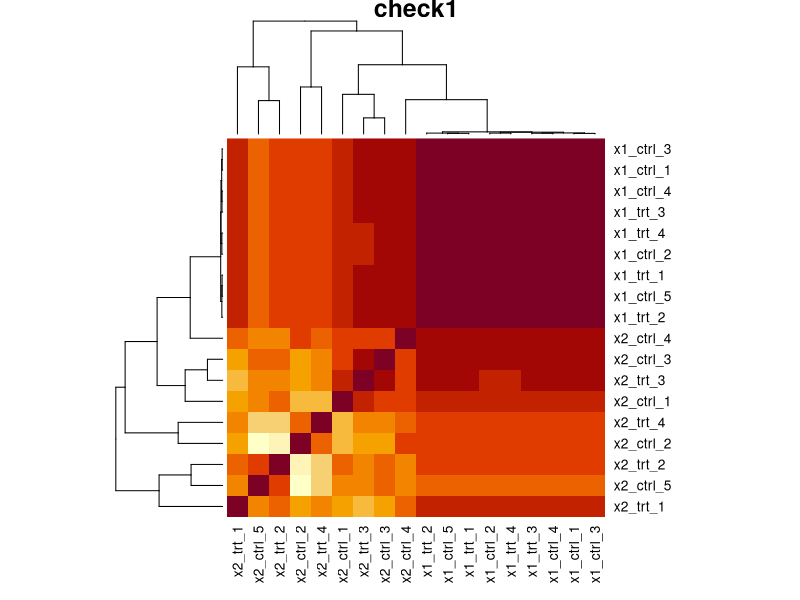
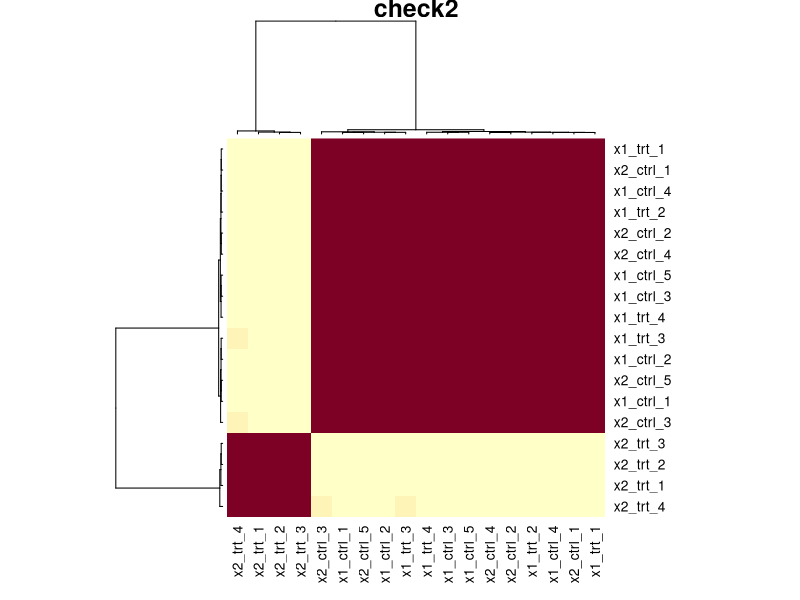
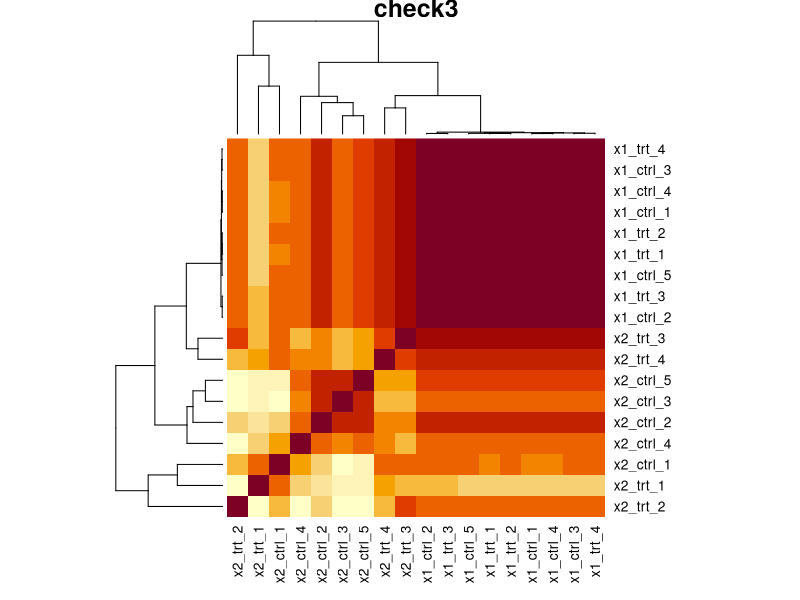

Write the R code that produced these figures, in order. (Note: this script raises an error after producing the figures.)
library(edgeR)
library(tidyverse)
library(parallel)

#a is orig expression data
a<-read.table("start_data/ERR2539161/ERR2539161.se.tsv")

########################################
# simulate some gene exression data
########################################
#inputs=(a,N_REPS,SUM_COUNT,
simrna<-function(a,N_REPS,SUM_COUNT,VARIANCE,FRAC_DE,FC) {
#N_REPS=5 ; SUM_COUNT=10000000 ; VARIANCE=0.1 ; FRAC_DE=0.1 ; FC=3
df = NULL
for (k in paste0("data",1:(N_REPS*2)))  {
        b<-thinCounts(a,target.size=SUM_COUNT)
        colnames(b)=k
        df = cbind(df,b)
     }
#Number of differential genes
NDIF=round(nrow(df)*FRAC_DE)

if (VARIANCE>0) {
  #create some random values centred around 1 with some% error
  rand<-matrix(log2(rnorm(nrow(a)*N_REPS*2 , 2, VARIANCE)),ncol=N_REPS*2)
  #incorporate the noise
  df<-round(df*rand)
  #set any negative counts to zero
  df<-apply(df, 2, function(x) {ifelse(x < 0, 0, x)})
} 

if (NDIF>0) {
  message("prep fold changes")
  #Make even
  if ( NDIF%%2==1 ) { print("odd") ; NDIF=NDIF-1 }
  #sample DE genes
  DE_LIST<-sample(rownames(df) , NDIF)
  #split list in half
  UP_DE<-sample(DE_LIST,length(DE_LIST)/2)
  DN_DE<-setdiff(DE_LIST,UP_DE)
  #reformat as df and add fold change
  UP_DE<-as.data.frame(UP_DE)
  UP_DE$V1<-2^FC
  colnames(UP_DE)=c("Gene","FC")
  DN_DE<-as.data.frame(DN_DE)
  DN_DE$V1<-2^-FC
  colnames(DN_DE)=c("Gene","FC")
  ALL_DE<-rbind(DN_DE,UP_DE)
  #Go back to list for downstream work
  UP_DE<-UP_DE$Gene
  DN_DE<-DN_DE$Gene
  message("incorporate changes")
  df2<-merge(df,ALL_DE,by.x=0,by.y="Gene",all.x=T)
  df2[is.na(df2)] <- 1
  rownames(df2)<-df2$Row.names
  df2$Row.names=NULL
} else {
  df2<-as.data.frame( df )
  df2$FC<- 1
  UP_DE=NULL
  DN_DE=NULL
}
ODD_COLS=(2:(ncol(df2)-1))[c(TRUE,FALSE)]
EVEN_COLS=(2:(ncol(df2)-1))[c(FALSE,TRUE)]
controls<-df2[,ODD_COLS]
colnames(controls)=paste0( "ctrl_" ,1:ncol(controls) )
treatments<-round(df2[,EVEN_COLS]*df2$FC)
colnames(treatments)=paste0( "trt_" ,1:ncol(treatments) )
x<-cbind(controls,treatments)
rownames(x)=rownames(df2)
#filter out genes that are not expressed
x<- x[which(rowSums(x)/ncol(x)>10),]
UP_DE<-intersect(UP_DE,rownames(x))
DN_DE<-intersect(DN_DE,rownames(x))
xx <- list("x" = x, "UP_DE" = UP_DE, "DN_DE" = DN_DE )

xx
}
#simrna(a,N_REPS,SUM_COUNT,VARIANCE,FRAC_DE,FC)
#working examples
#xx<-simrna(a,5,10000000,0.2,20)  
#xxx<-lapply(list(a,a,a), simrna, 5, 10000000, 0.2, 20)
#xxx<-replicate(2,simrna(a,5,10000000,0.2,20))

#Thanks Gray Calhoun gcalhoun@iastate.edu for the following function
RepParallel <- function(n, expr, simplify = "array",...) {
      answer <-
        mclapply(integer(n), eval.parent(substitute(function(...) expr)),...)
      if (!identical(simplify, FALSE) && length(answer)) 
        return(simplify2array(answer, higher = (simplify == "array")))
      else return(answer)
    }
#xxx<-RepParallel(10,simrna(a,5,10000000,0.2,20), simplify=F, mc.cores = detectCores() )

#################################################
# define edgeR function
##################################################
edger<-function(y) {
res=NULL
label="simulate"
samplesheet<-as.data.frame(colnames(y))
colnames(samplesheet)="sample"
samplesheet$trt<-as.numeric(grepl("trt",colnames(y)))
design<-model.matrix(~samplesheet$trt)
rownames(design)=samplesheet$sample
y<-y[which(rowSums(y)/ncol(y)>=(10)),]
z<-DGEList(counts=y)
z<-calcNormFactors(z)
z<-estimateDisp(z, design,robust=TRUE,prior.df=1)
fit<-glmFit(z, design)
lrt<-glmLRT(fit)
dge<-as.data.frame(topTags(lrt,n=Inf))
dge$dispersion<-lrt$dispersion
dge<-merge(dge,lrt$fitted.values,by='row.names')
rownames(dge)=dge$Row.names
dge$Row.names=NULL
dge<-merge(dge,z$counts,by='row.names')
dge<-dge[order(dge$PValue),]
dge2<-subset(dge,FDR<0.05)

up_de<-dge2[which(dge2$logFC>1),1]
dn_de<-dge2[which(dge2$logFC<1),1]

res <- list("dge" = dge, "up_de" = up_de, "dn_de" = dn_de)
res
}

##################################
# aggregate script
##################################
agg_edger<-function(a,N_REPS,SUM_COUNT,VARIANCE,FRAC_DE,FC,SIMS) {
#N_REPS=5 ; SUM_COUNT=10000000 ; VARIANCE=0.3 ; FRAC_DE=0.2 ; FC=1 ; SIMS=10
xxx<-RepParallel(SIMS,simrna(a,N_REPS,SUM_COUNT,VARIANCE,FRAC_DE,FC), simplify=F, mc.cores = detectCores() )
dge<-mclapply( sapply(xxx,"[",1) , edger, mc.cores = detectCores() )
ups<-sapply(xxx,"[",2)
dns<-sapply(xxx,"[",3)
ups_edger<-sapply(dge,"[",2)
dns_edger<-sapply(dge,"[",3)
true_pos_up<-as.numeric(mapply( function(x,y) length(intersect(x,y)) , ups ,  ups_edger ))
true_pos_dn<-as.numeric(mapply( function(x,y) length(intersect(x,y)) , dns ,  dns_edger ))
true_pos<-true_pos_up+true_pos_dn
false_pos_up<-as.numeric(mapply( function(x,y) length(setdiff(x,y)) , ups_edger ,  ups ))
false_pos_dn<-as.numeric(mapply( function(x,y) length(setdiff(x,y)) , dns_edger , dns ))
false_pos<-false_pos_up+false_pos_dn
false_neg_up<-as.numeric(mapply( function(x,y) length(setdiff(x,y)) , ups ,  ups_edger ))
false_neg_dn<-as.numeric(mapply( function(x,y) length(setdiff(x,y)) , dns ,  dns_edger ))
false_neg<-false_neg_up+false_neg_dn
nrows<-as.numeric(lapply( sapply(xxx,"[",1 ), nrow))
true_neg<-nrows-(true_pos+false_pos+false_neg)
edger_res<-cbind(true_pos,false_pos,true_neg,false_neg)
edger_res
}
#res1<-agg_edger(a,N_REPS,SUM_COUNT,VARIANCE,FRAC_DE,FC,SIMS)


#sanity checks
pdf(file="sanity_check.pdf")
x1<-simrna(a,5,10000000,0,0,0)
colnames(x1$x)<-paste("x1",colnames(x1$x),sep="_")
x2<-simrna(a,5,10000000,1,0,0)
colnames(x2$x)<-paste("x2",colnames(x2$x),sep="_")
xx<-merge(x1$x,x2$x,by=0)
heatmap(cor(xx[,2:ncol(xx)]),scale="none",main="check1")

x1<-simrna(a,5,10000000,0,0,0)
colnames(x1$x)<-paste("x1",colnames(x1$x),sep="_")
x2<-simrna(a,5,10000000,0,0.1,1)
colnames(x2$x)<-paste("x2",colnames(x2$x),sep="_")
xx<-merge(x1$x,x2$x,by=0)
heatmap(cor(xx[,2:ncol(xx)]),scale="none",main="check2")

x1<-simrna(a,5,10000000,0,0,0)
colnames(x1$x)<-paste("x1",colnames(x1$x),sep="_")
x2<-simrna(a,5,10000000,1,0.1,1)
colnames(x2$x)<-paste("x2",colnames(x2$x),sep="_")
xx<-merge(x1$x,x2$x,by=0)
heatmap(cor(xx[,2:ncol(xx)]),scale="none",main="check3")
dev.off()

###############################################
# 10M reads
###############################################
# No DE just adding noise
res0<-agg_edger(a,5,10000000,0,   0,0,10)
res1<-agg_edger(a,5,10000000,0.2, 0,0,10)
res2<-agg_edger(a,5,10000000,0.4, 0,0,10)
res3<-agg_edger(a,5,10000000,0.6, 0,0,10)
res4<-agg_edger(a,5,10000000,0.8, 0,0,10)
res5<-agg_edger(a,5,10000000,1,   0,0,10)
res6<-agg_edger(a,5,10000000,1.5, 0,0,10)
res7<-agg_edger(a,5,10000000,2,   0,0,10)
res <- list("v0"=res0,"v0.2"=res1,"v0.4"=res2,"v0.6"=res3,"v0.8"=res4,"v1"=res5,"v1.5"=res6,"v2"=res7)
#lapply( res_0de , colMeans)
smm<-t(matrix(unlist(lapply( res , colMeans)),nrow=4))
colnames(smm)=c("true_pos","false_pos","true_neg","false_neg")
rownames(smm)=c("v0","v0.2","v0.4","v0.6","v0.8","v1","v1.5","v2")
smm<-as.data.frame(smm)
smm$p<-smm$true_pos/(smm$true_pos+smm$false_pos)
smm$r<-smm$true_pos/(smm$true_pos+smm$false_neg)
smm$f<-2*smm$p*smm$r/(smm$p+smm$r)
smm_0de<-smm

res0<-agg_edger(a,5,10000000,0,   0.05,1,10)
res1<-agg_edger(a,5,10000000,0.2, 0.05,1,10)
res2<-agg_edger(a,5,10000000,0.4, 0.05,1,10)
res3<-agg_edger(a,5,10000000,0.6, 0.05,1,10)
res4<-agg_edger(a,5,10000000,0.8, 0.05,1,10)
res5<-agg_edger(a,5,10000000,1,   0.05,1,10)
res6<-agg_edger(a,5,10000000,1.5, 0.05,1,10)
res7<-agg_edger(a,5,10000000,2,   0.05,1,10)
res <- list("v0"=res0,"v0.2"=res1,"v0.4"=res2,"v0.6"=res3,"v0.8"=res4,"v1"=res5,"v1.5"=res6,"v2"=res7)
#lapply( res_0de , colMeans)
smm<-t(matrix(unlist(lapply( res , colMeans)),nrow=4))
colnames(smm)=c("true_pos","false_pos","true_neg","false_neg")
rownames(smm)=c("v0","v0.2","v0.4","v0.6","v0.8","v1","v1.5","v2")
smm<-as.data.frame(smm)
smm$p<-smm$true_pos/(smm$true_pos+smm$false_pos)
smm$r<-smm$true_pos/(smm$true_pos+smm$false_neg)
smm$f<-2*smm$p*smm$r/(smm$p+smm$r)
smm_1de<-smm

res0<-agg_edger(a,5,10000000,0,   0.1,1,10)
res1<-agg_edger(a,5,10000000,0.2, 0.1,1,10)
res2<-agg_edger(a,5,10000000,0.4, 0.1,1,10)
res3<-agg_edger(a,5,10000000,0.6, 0.1,1,10)
res4<-agg_edger(a,5,10000000,0.8, 0.1,1,10)
res5<-agg_edger(a,5,10000000,1,   0.1,1,10)
res6<-agg_edger(a,5,10000000,1.5, 0.1,1,10)
res7<-agg_edger(a,5,10000000,2,   0.1,1,10)
res <- list("v0"=res0,"v0.2"=res1,"v0.4"=res2,"v0.6"=res3,"v0.8"=res4,"v1"=res5,"v1.5"=res6,"v2"=res7)
#lapply( res_0de , colMeans)
smm<-t(matrix(unlist(lapply( res , colMeans)),nrow=4))
colnames(smm)=c("true_pos","false_pos","true_neg","false_neg")
rownames(smm)=c("v0","v0.2","v0.4","v0.6","v0.8","v1","v1.5","v2")
smm<-as.data.frame(smm)
smm$p<-smm$true_pos/(smm$true_pos+smm$false_pos)
smm$r<-smm$true_pos/(smm$true_pos+smm$false_neg)
smm$f<-2*smm$p*smm$r/(smm$p+smm$r)
smm_2de<-smm

res0<-agg_edger(a,5,10000000,0,   0.25,1,10)
res1<-agg_edger(a,5,10000000,0.2, 0.25,1,10)
res2<-agg_edger(a,5,10000000,0.4, 0.25,1,10)
res3<-agg_edger(a,5,10000000,0.6, 0.25,1,10)
res4<-agg_edger(a,5,10000000,0.8, 0.25,1,10)
res5<-agg_edger(a,5,10000000,1,   0.25,1,10)
res6<-agg_edger(a,5,10000000,1.5, 0.25,1,10)
res7<-agg_edger(a,5,10000000,2,   0.25,1,10)
res <- list("v0"=res0,"v0.2"=res1,"v0.4"=res2,"v0.6"=res3,"v0.8"=res4,"v1"=res5,"v1.5"=res6,"v2"=res7)
#lapply( res_0de , colMeans)
smm<-t(matrix(unlist(lapply( res , colMeans)),nrow=4))
colnames(smm)=c("true_pos","false_pos","true_neg","false_neg")
rownames(smm)=c("v0","v0.2","v0.4","v0.6","v0.8","v1","v1.5","v2")
smm<-as.data.frame(smm)
smm$p<-smm$true_pos/(smm$true_pos+smm$false_pos)
smm$r<-smm$true_pos/(smm$true_pos+smm$false_neg)
smm$f<-2*smm$p*smm$r/(smm$p+smm$r)
smm_3de<-smm

pdf(file="10Mreads.pdf")
par(mfrow=c(2,4))

barplot(prop.table(as.matrix(t(apply(smm_0de[,1:4],2,rev))),2),las=1,
 ylab="Added noise",horiz=T,xlab="Gene proportion",main="10M reads no DGEs",
 legend.text = TRUE,args.legend=list(x="topright",bty="n",inset=c(-0.05, 0)))

barplot(prop.table(as.matrix(t(apply(smm_1de[,1:4],2,rev))),2),las=1,
 ylab="Added noise",horiz=T,xlab="Gene proportion",main="10M reads 5% DGEs",
 legend.text = FALSE,args.legend=list(x="topright",bty="n",inset=c(-0.05, 0)))

barplot(prop.table(as.matrix(t(apply(smm_2de[,1:4],2,rev))),2),las=1,
 ylab="Added noise",horiz=T,xlab="Gene proportion",main="10M reads 10% DGEs",
 legend.text = FALSE,args.legend=list(x="topright",bty="n",inset=c(-0.05, 0)))

barplot(prop.table(as.matrix(t( apply(smm_3de[,1:4],2,rev) )),2),las=1,
 ylab="Added noise",horiz=T,xlab="Gene proportion",main="10M reads 25% DGEs",
 legend.text = FALSE,args.legend=list(x="topright",bty="n",inset=c(-0.05, 0)))

dotchart(rev(smm_0de$f),pch=19,labels=rev(rownames(smm)),xlim=c(0,1),main="10M reads no DGEs")
legend("topright", pch = c(19,19,19), col = c("black", "red", "blue"),legend = c("F1","p","r"))
points(rev(smm_0de$p),1:8,pch=19,col="red")
points(rev(smm_0de$r),1:8,pch=19,col="blue")
points(rev(smm$f),1:8,pch=19,col="black")

dotchart(rev(smm_1de$f),pch=19,labels=rev(rownames(smm)),xlim=c(0,1),main="10M reads 5% DGEs")
#legend("topright", pch = c(19,19,19), col = c("black", "red", "blue"),legend = c("F1","p","r"))
points(rev(smm_1de$p),1:8,pch=19,col="red")
points(rev(smm_1de$r),1:8,pch=19,col="blue")
points(rev(smm$f),1:8,pch=19,col="black")

dotchart(rev(smm_2de$f),pch=19,labels=rev(rownames(smm)),xlim=c(0,1),main="10M reads 10% DGEs")
#legend("topright", pch = c(19,19,19), col = c("black", "red", "blue"),legend = c("F1","p","r"))
points(rev(smm_2de$p),1:8,pch=19,col="red")
points(rev(smm_2de$r),1:8,pch=19,col="blue")
points(rev(smm_2de$f),1:8,pch=19,col="black")

dotchart(rev(smm_3de$f),pch=19,labels=rev(rownames(smm)),xlim=c(0,1),main="10M reads 25% DGEs")
#legend("topright", pch = c(19,19,19), col = c("black", "red", "blue"),legend = c("F1","p","r"))
points(rev(smm_3de$p),1:8,pch=19,col="red")
points(rev(smm_3de$r),1:8,pch=19,col="blue")
points(rev(smm_3de$f),1:8,pch=19,col="black")

dev.off()

###############################################
# 100M reads
###############################################

# No DE just adding noise
res0<-agg_edger(a,5,100000000,0,   0,0,10)
res1<-agg_edger(a,5,100000000,0.2, 0,0,10)
res2<-agg_edger(a,5,100000000,0.4, 0,0,10)
res3<-agg_edger(a,5,100000000,0.6, 0,0,10)
res4<-agg_edger(a,5,100000000,0.8, 0,0,10)
res5<-agg_edger(a,5,100000000,1,   0,0,10)
res6<-agg_edger(a,5,100000000,1.5, 0,0,10)
res7<-agg_edger(a,5,100000000,2,   0,0,10)
res <- list("v0"=res0,"v0.2"=res1,"v0.4"=res2,"v0.6"=res3,"v0.8"=res4,"v1"=res5,"v1.5"=res6,"v2"=res7)
#lapply( res_0de , colMeans)
smm<-t(matrix(unlist(lapply( res , colMeans)),nrow=4))
colnames(smm)=c("true_pos","false_pos","true_neg","false_neg")
rownames(smm)=c("v0","v0.2","v0.4","v0.6","v0.8","v1","v1.5","v2")
smm<-as.data.frame(smm)
smm$p<-smm$true_pos/(smm$true_pos+smm$false_pos)
smm$r<-smm$true_pos/(smm$true_pos+smm$false_neg)
smm$f<-2*smm$p*smm$r/(smm$p+smm$r)
smm_0de<-smm

res0<-agg_edger(a,5,100000000,0,   0.05,1,10)
res1<-agg_edger(a,5,100000000,0.2, 0.05,1,10)
res2<-agg_edger(a,5,100000000,0.4, 0.05,1,10)
res3<-agg_edger(a,5,100000000,0.6, 0.05,1,10)
res4<-agg_edger(a,5,100000000,0.8, 0.05,1,10)
res5<-agg_edger(a,5,100000000,1,   0.05,1,10)
res6<-agg_edger(a,5,100000000,1.5, 0.05,1,10)
res7<-agg_edger(a,5,100000000,2,   0.05,1,10)
res <- list("v0"=res0,"v0.2"=res1,"v0.4"=res2,"v0.6"=res3,"v0.8"=res4,"v1"=res5,"v1.5"=res6,"v2"=res7)
smm<-t(matrix(unlist(lapply( res , colMeans)),nrow=4))
colnames(smm)=c("true_pos","false_pos","true_neg","false_neg")
rownames(smm)=c("v0","v0.2","v0.4","v0.6","v0.8","v1","v1.5","v2")
smm<-as.data.frame(smm)
smm$p<-smm$true_pos/(smm$true_pos+smm$false_pos)
smm$r<-smm$true_pos/(smm$true_pos+smm$false_neg)
smm$f<-2*smm$p*smm$r/(smm$p+smm$r)
smm_1de<-smm

res0<-agg_edger(a,5,100000000,0,   0.1,1,10)
res1<-agg_edger(a,5,100000000,0.2, 0.1,1,10)
res2<-agg_edger(a,5,100000000,0.4, 0.1,1,10)
res3<-agg_edger(a,5,100000000,0.6, 0.1,1,10)
res4<-agg_edger(a,5,100000000,0.8, 0.1,1,10)
res5<-agg_edger(a,5,100000000,1,   0.1,1,10)
res6<-agg_edger(a,5,100000000,1.5, 0.1,1,10)
res7<-agg_edger(a,5,100000000,2,   0.1,1,10)
res <- list("v0"=res0,"v0.2"=res1,"v0.4"=res2,"v0.6"=res3,"v0.8"=res4,"v1"=res5,"v1.5"=res6,"v2"=res7)
smm<-t(matrix(unlist(lapply( res , colMeans)),nrow=4))
colnames(smm)=c("true_pos","false_pos","true_neg","false_neg")
rownames(smm)=c("v0","v0.2","v0.4","v0.6","v0.8","v1","v1.5","v2")
smm<-as.data.frame(smm)
smm$p<-smm$true_pos/(smm$true_pos+smm$false_pos)
smm$r<-smm$true_pos/(smm$true_pos+smm$false_neg)
smm$f<-2*smm$p*smm$r/(smm$p+smm$r)
smm_2de<-smm

res0<-agg_edger(a,5,100000000,0,   0.25,1,10)
res1<-agg_edger(a,5,100000000,0.2, 0.25,1,10)
res2<-agg_edger(a,5,100000000,0.4, 0.25,1,10)
res3<-agg_edger(a,5,100000000,0.6, 0.25,1,10)
res4<-agg_edger(a,5,100000000,0.8, 0.25,1,10)
res5<-agg_edger(a,5,100000000,1,   0.25,1,10)
res6<-agg_edger(a,5,100000000,1.5, 0.25,1,10)
res7<-agg_edger(a,5,100000000,2,   0.25,1,10)
res <- list("v0"=res0,"v0.2"=res1,"v0.4"=res2,"v0.6"=res3,"v0.8"=res4,"v1"=res5,"v1.5"=res6,"v2"=res7)
smm<-t(matrix(unlist(lapply( res , colMeans)),nrow=4))
colnames(smm)=c("true_pos","false_pos","true_neg","false_neg")
rownames(smm)=c("v0","v0.2","v0.4","v0.6","v0.8","v1","v1.5","v2")
smm<-as.data.frame(smm)
smm$p<-smm$true_pos/(smm$true_pos+smm$false_pos)
smm$r<-smm$true_pos/(smm$true_pos+smm$false_neg)
smm$f<-2*smm$p*smm$r/(smm$p+smm$r)
smm_3de<-smm

pdf(file="100Mreads.pdf")
par(mfrow=c(2,4))

barplot(prop.table(as.matrix(t(apply(smm_0de[,1:4],2,rev))),2),las=1,
 ylab="Added noise",horiz=T,xlab="Gene proportion",main="100M reads no DGEs",
 legend.text = TRUE,args.legend=list(x="topright",bty="n",inset=c(-0.05, 0)))

barplot(prop.table(as.matrix(t(apply(smm_1de[,1:4],2,rev))),2),las=1,
 ylab="Added noise",horiz=T,xlab="Gene proportion",main="100M reads 5% DGEs",
 legend.text = FALSE,args.legend=list(x="topright",bty="n",inset=c(-0.05, 0)))


barplot(prop.table(as.matrix(t(apply(smm_2de[,1:4],2,rev))),2),las=1,
 ylab="Added noise",horiz=T,xlab="Gene proportion",main="100M reads 10% DGEs",
 legend.text = FALSE,args.legend=list(x="topright",bty="n",inset=c(-0.05, 0)))

barplot(prop.table(as.matrix(t( apply(smm_3de[,1:4],2,rev) )),2),las=1,
 ylab="Added noise",horiz=T,xlab="Gene proportion",main="100M reads 25% DGEs",
 legend.text = FALSE,args.legend=list(x="topright",bty="n",inset=c(-0.05, 0)))

dotchart(rev(smm_0de$f),pch=19,labels=rev(rownames(smm)),xlim=c(0,1),main="100M reads no DGEs")
legend("topright", pch = c(19,19,19), col = c("black", "red", "blue"),legend = c("F1","p","r"))
points(rev(smm_0de$p),1:8,pch=19,col="red")
points(rev(smm_0de$r),1:8,pch=19,col="blue")
points(rev(smm$f),1:8,pch=19,col="black")

dotchart(rev(smm_1de$f),pch=19,labels=rev(rownames(smm)),xlim=c(0,1),main="100M reads 5% DGEs")
#legend("topright", pch = c(19,19,19), col = c("black", "red", "blue"),legend = c("F1","p","r"))
points(rev(smm_1de$p),1:8,pch=19,col="red")
points(rev(smm_1de$r),1:8,pch=19,col="blue")
points(rev(smm$f),1:8,pch=19,col="black")

dotchart(rev(smm_2de$f),pch=19,labels=rev(rownames(smm)),xlim=c(0,1),main="100M reads 10% DGEs")
#legend("topright", pch = c(19,19,19), col = c("black", "red", "blue"),legend = c("F1","p","r"))
points(rev(smm_2de$p),1:8,pch=19,col="red")
points(rev(smm_2de$r),1:8,pch=19,col="blue")
points(rev(smm_2de$f),1:8,pch=19,col="black")

dotchart(rev(smm_3de$f),pch=19,labels=rev(rownames(smm)),xlim=c(0,1),main="100M reads 25% DGEs")
#legend("topright", pch = c(19,19,19), col = c("black", "red", "blue"),legend = c("F1","p","r"))
points(rev(smm_3de$p),1:8,pch=19,col="red")
points(rev(smm_3de$r),1:8,pch=19,col="blue")
points(rev(smm_3de$f),1:8,pch=19,col="black")

dev.off()

###############################################
# 366995911 reads
###############################################

# No DE just adding noise
res0<-agg_edger(a,5,366995911,0,   0,0,10)
res1<-agg_edger(a,5,366995911,0.2, 0,0,10)
res2<-agg_edger(a,5,366995911,0.4, 0,0,10)
res3<-agg_edger(a,5,366995911,0.6, 0,0,10)
res4<-agg_edger(a,5,366995911,0.8, 0,0,10)
res5<-agg_edger(a,5,366995911,1,   0,0,10)
res6<-agg_edger(a,5,366995911,1.5, 0,0,10)
res7<-agg_edger(a,5,366995911,2,   0,0,10)
res <- list("v0"=res0,"v0.2"=res1,"v0.4"=res2,"v0.6"=res3,"v0.8"=res4,"v1"=res5,"v1.5"=res6,"v2"=res7)
#lapply( res_0de , colMeans)
smm<-t(matrix(unlist(lapply( res , colMeans)),nrow=4))
colnames(smm)=c("true_pos","false_pos","true_neg","false_neg")
rownames(smm)=c("v0","v0.2","v0.4","v0.6","v0.8","v1","v1.5","v2")
smm<-as.data.frame(smm)
smm$p<-smm$true_pos/(smm$true_pos+smm$false_pos)
smm$r<-smm$true_pos/(smm$true_pos+smm$false_neg)
smm$f<-2*smm$p*smm$r/(smm$p+smm$r)
smm_0de<-smm

res0<-agg_edger(a,5,366995911,0,   0.05,1,10)
res1<-agg_edger(a,5,366995911,0.2, 0.05,1,10)
res2<-agg_edger(a,5,366995911,0.4, 0.05,1,10)
res3<-agg_edger(a,5,366995911,0.6, 0.05,1,10)
res4<-agg_edger(a,5,366995911,0.8, 0.05,1,10)
res5<-agg_edger(a,5,366995911,1,   0.05,1,10)
res6<-agg_edger(a,5,366995911,1.5, 0.05,1,10)
res7<-agg_edger(a,5,366995911,2,   0.05,1,10)
res <- list("v0"=res0,"v0.2"=res1,"v0.4"=res2,"v0.6"=res3,"v0.8"=res4,"v1"=res5,"v1.5"=res6,"v2"=res7)
smm<-t(matrix(unlist(lapply( res , colMeans)),nrow=4))
colnames(smm)=c("true_pos","false_pos","true_neg","false_neg")
rownames(smm)=c("v0","v0.2","v0.4","v0.6","v0.8","v1","v1.5","v2")
smm<-as.data.frame(smm)
smm$p<-smm$true_pos/(smm$true_pos+smm$false_pos)
smm$r<-smm$true_pos/(smm$true_pos+smm$false_neg)
smm$f<-2*smm$p*smm$r/(smm$p+smm$r)
smm_1de<-smm

res0<-agg_edger(a,5,366995911,0,   0.1,1,10)
res1<-agg_edger(a,5,366995911,0.2, 0.1,1,10)
res2<-agg_edger(a,5,366995911,0.4, 0.1,1,10)
res3<-agg_edger(a,5,366995911,0.6, 0.1,1,10)
res4<-agg_edger(a,5,366995911,0.8, 0.1,1,10)
res5<-agg_edger(a,5,366995911,1,   0.1,1,10)
res6<-agg_edger(a,5,366995911,1.5, 0.1,1,10)
res7<-agg_edger(a,5,366995911,2,   0.1,1,10)
res <- list("v0"=res0,"v0.2"=res1,"v0.4"=res2,"v0.6"=res3,"v0.8"=res4,"v1"=res5,"v1.5"=res6,"v2"=res7)
smm<-t(matrix(unlist(lapply( res , colMeans)),nrow=4))
colnames(smm)=c("true_pos","false_pos","true_neg","false_neg")
rownames(smm)=c("v0","v0.2","v0.4","v0.6","v0.8","v1","v1.5","v2")
smm<-as.data.frame(smm)
smm$p<-smm$true_pos/(smm$true_pos+smm$false_pos)
smm$r<-smm$true_pos/(smm$true_pos+smm$false_neg)
smm$f<-2*smm$p*smm$r/(smm$p+smm$r)
smm_2de<-smm

res0<-agg_edger(a,5,366995911,0,   0.25,1,10)
res1<-agg_edger(a,5,366995911,0.2, 0.25,1,10)
res2<-agg_edger(a,5,366995911,0.4, 0.25,1,10)
res3<-agg_edger(a,5,366995911,0.6, 0.25,1,10)
res4<-agg_edger(a,5,366995911,0.8, 0.25,1,10)
res5<-agg_edger(a,5,366995911,1,   0.25,1,10)
res6<-agg_edger(a,5,366995911,1.5, 0.25,1,10)
res7<-agg_edger(a,5,366995911,2,   0.25,1,10)
res <- list("v0"=res0,"v0.2"=res1,"v0.4"=res2,"v0.6"=res3,"v0.8"=res4,"v1"=res5,"v1.5"=res6,"v2"=res7)
smm<-t(matrix(unlist(lapply( res , colMeans)),nrow=4))
colnames(smm)=c("true_pos","false_pos","true_neg","false_neg")
rownames(smm)=c("v0","v0.2","v0.4","v0.6","v0.8","v1","v1.5","v2")
smm<-as.data.frame(smm)
smm$p<-smm$true_pos/(smm$true_pos+smm$false_pos)
smm$r<-smm$true_pos/(smm$true_pos+smm$false_neg)
smm$f<-2*smm$p*smm$r/(smm$p+smm$r)
smm_3de<-smm

pdf(file="367Mreads.pdf")
par(mfrow=c(2,4))

barplot(prop.table(as.matrix(t(apply(smm_0de[,1:4],2,rev))),2),las=1,
 ylab="Added noise",horiz=T,xlab="Gene proportion",main="367M reads no DGEs",
 legend.text = TRUE,args.legend=list(x="topright",bty="n",inset=c(-0.05, 0)))

barplot(prop.table(as.matrix(t(apply(smm_1de[,1:4],2,rev))),2),las=1,
 ylab="Added noise",horiz=T,xlab="Gene proportion",main="367M reads 5% DGEs",
 legend.text = FALSE,args.legend=list(x="topright",bty="n",inset=c(-0.05, 0)))


barplot(prop.table(as.matrix(t(apply(smm_2de[,1:4],2,rev))),2),las=1,
 ylab="Added noise",horiz=T,xlab="Gene proportion",main="367M reads 10% DGEs",
 legend.text = FALSE,args.legend=list(x="topright",bty="n",inset=c(-0.05, 0)))

barplot(prop.table(as.matrix(t( apply(smm_3de[,1:4],2,rev) )),2),las=1,
 ylab="Added noise",horiz=T,xlab="Gene proportion",main="367M reads 25% DGEs",
 legend.text = FALSE,args.legend=list(x="topright",bty="n",inset=c(-0.05, 0)))

dotchart(rev(smm_0de$f),pch=19,labels=rev(rownames(smm)),xlim=c(0,1),main="367M reads no DGEs")
legend("topright", pch = c(19,19,19), col = c("black", "red", "blue"),legend = c("F1","p","r"))
points(rev(smm_0de$p),1:8,pch=19,col="red")
points(rev(smm_0de$r),1:8,pch=19,col="blue")
points(rev(smm$f),1:8,pch=19,col="black")

dotchart(rev(smm_1de$f),pch=19,labels=rev(rownames(smm)),xlim=c(0,1),main="367M reads 5% DGEs")
#legend("topright", pch = c(19,19,19), col = c("black", "red", "blue"),legend = c("F1","p","r"))
points(rev(smm_1de$p),1:8,pch=19,col="red")
points(rev(smm_1de$r),1:8,pch=19,col="blue")
points(rev(smm$f),1:8,pch=19,col="black")

dotchart(rev(smm_2de$f),pch=19,labels=rev(rownames(smm)),xlim=c(0,1),main="367M reads 10% DGEs")
#legend("topright", pch = c(19,19,19), col = c("black", "red", "blue"),legend = c("F1","p","r"))
points(rev(smm_2de$p),1:8,pch=19,col="red")
points(rev(smm_2de$r),1:8,pch=19,col="blue")
points(rev(smm_2de$f),1:8,pch=19,col="black")

dotchart(rev(smm_3de$f),pch=19,labels=rev(rownames(smm)),xlim=c(0,1),main="36M reads 25% DGEs")
#legend("topright", pch = c(19,19,19), col = c("black", "red", "blue"),legend = c("F1","p","r"))
points(rev(smm_3de$p),1:8,pch=19,col="red")
points(rev(smm_3de$r),1:8,pch=19,col="blue")
points(rev(smm_3de$f),1:8,pch=19,col="black")

dev.off()


save.image(file="simde.RData")
